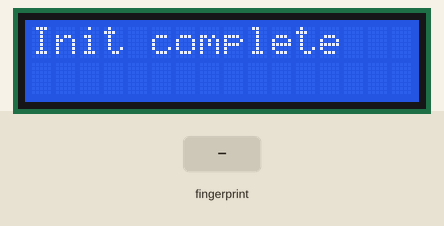
Recording of a sketch running on a simulated ESP32. Shown: 16×2 character LCD. Inputs (shaded band) come from the test bench. What the sketch prints to the serial monitor is not drawn.

Above: at 1.2 s.
At 6.4 s:
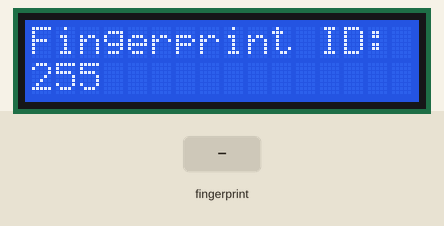
6.5 s: finger stored as number 1 placed on the sensor
At 8.7 s:
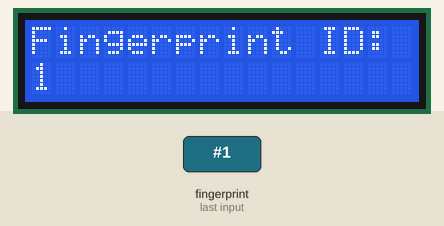
Timing chart, 0 to 10.2 s (numbered marks = the images above; inputs shaded):
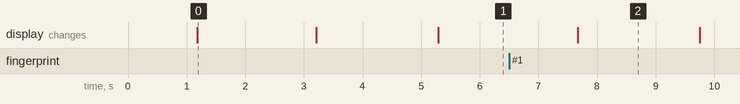

Measured:
- after the input at 6.5 s, the display: changes after 1.2 s (image 2)
- what the display in image 0 shows lasts 2.0 s, from 1.2 s to 3.2 s

The sketch:

sketch_finger_plus_lcd_test1.ino
```cpp
#include <Wire.h>
#include <LiquidCrystal_I2C.h>
#include <Adafruit_Fingerprint.h>

// 初始化LCD I2C位址和尺寸
LiquidCrystal_I2C lcd(0x27, 16, 2);

// 初始化指紋感測器
HardwareSerial mySerial(2);
Adafruit_Fingerprint finger = Adafruit_Fingerprint(&mySerial);

void setup() {
  // 設定串列埠
  Serial.begin(115200);
  while (!Serial);  // For Yun/Leo/Micro/Zero/...
  delay(100);
  Serial.println("\n\nAdafruit finger detect test");

  // 設定指紋感測器串列埠
  mySerial.begin(57600, SERIAL_8N1, 16, 17);
  finger.begin(57600);
  delay(5);
  if (finger.verifyPassword()) {
    Serial.println("Found fingerprint sensor!");
  } else {
    Serial.println("Did not find fingerprint sensor :(");
    while (1) { delay(1); }
  }

  // 初始化LCD
  Wire.begin(21, 22); // 設定I2C引腳
  lcd.init();
  lcd.backlight();
  lcd.clear();
  lcd.setCursor(0, 0);
  lcd.print("Init complete");
  delay(2000); // 顯示初始化完成消息2秒

  // 讀取感測器參數
  Serial.println(F("Reading sensor parameters"));
  finger.getParameters();
  Serial.print(F("Status: 0x")); Serial.println(finger.status_reg, HEX);
  Serial.print(F("Sys ID: 0x")); Serial.println(finger.system_id, HEX);
  Serial.print(F("Capacity: ")); Serial.println(finger.capacity);
  Serial.print(F("Security level: ")); Serial.println(finger.security_level);
  Serial.print(F("Device address: ")); Serial.println(finger.device_addr, HEX);
  Serial.print(F("Packet len: ")); Serial.println(finger.packet_len);
  Serial.print(F("Baud rate: ")); Serial.println(finger.baud_rate);

  finger.getTemplateCount();

  if (finger.templateCount == 0) {
    Serial.print("Sensor doesn't contain any fingerprint data. Please run the 'enroll' example.");
    lcd.clear();
    lcd.setCursor(0, 0);
    lcd.print("No fingerprints");
    while (1) { delay(1); }
  } else {
    Serial.print("Sensor contains "); Serial.print(finger.templateCount); Serial.println(" templates");
    lcd.clear();
    lcd.setCursor(0, 0);
    lcd.print("FP count: ");
    lcd.print(finger.templateCount);
    delay(2000); // 顯示指紋數量2秒
  }
}

void loop() {
  int id = getFingerprintID();
  if (id != -1) {
    // 在LCD上顯示指紋ID
    lcd.clear();
    lcd.setCursor(0, 0);
    lcd.print("Fingerprint ID:");
    lcd.setCursor(0, 1);
    lcd.print(id);
  } else {
    lcd.clear();
    lcd.setCursor(0, 0);
    lcd.print("No match found");
  }
  delay(2000); // 2秒後再次檢查
}

uint8_t getFingerprintID() {
  uint8_t p = finger.getImage();
  switch (p) {
    case FINGERPRINT_OK:
      Serial.println("Image taken");
      break;
    case FINGERPRINT_NOFINGER:
      Serial.println("No finger detected");
      return -1;
    case FINGERPRINT_PACKETRECIEVEERR:
      Serial.println("Communication error");
      return -1;
    case FINGERPRINT_IMAGEFAIL:
      Serial.println("Imaging error");
      return -1;
    default:
      Serial.println("Unknown error");
      return -1;
  }

  p = finger.image2Tz();
  switch (p) {
    case FINGERPRINT_OK:
      Serial.println("Image converted");
      break;
    case FINGERPRINT_IMAGEMESS:
      Serial.println("Image too messy");
      return -1;
    case FINGERPRINT_PACKETRECIEVEERR:
      Serial.println("Communication error");
      return -1;
    case FINGERPRINT_FEATUREFAIL:
      Serial.println("Could not find fingerprint features");
      return -1;
    case FINGERPRINT_INVALIDIMAGE:
      Serial.println("Could not find fingerprint features");
      return -1;
    default:
      Serial.println("Unknown error");
      return -1;
  }

  p = finger.fingerSearch();
  if (p == FINGERPRINT_OK) {
    Serial.println("Found a print match!");
  } else if (p == FINGERPRINT_PACKETRECIEVEERR) {
    Serial.println("Communication error");
    return -1;
  } else if (p == FINGERPRINT_NOTFOUND) {
    Serial.println("Did not find a match");
    return -1;
  } else {
    Serial.println("Unknown error");
    return -1;
  }

  Serial.print("Found ID #"); Serial.print(finger.fingerID);
  Serial.print(" with confidence of "); Serial.println(finger.confidence);

  return finger.fingerID;
}
```
